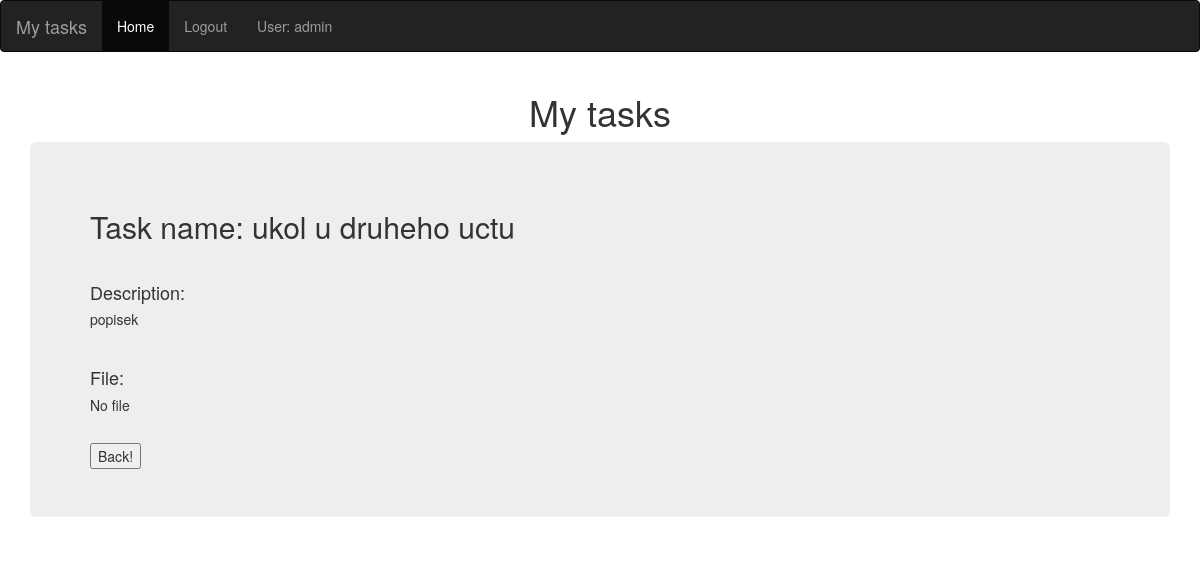
The app's page /detail?id=3 (signed in) with its own data.
### main.py (models this page shows, shortened)
class User(UserMixin, db.Model):
    __tablename__ = "users"
    id = db.Column(db.Integer, primary_key=True)
    username = db.Column(db.String(20), unique=True, nullable=False)
    email = db.Column(db.String(120), unique=True, nullable=False)
    password = db.Column(db.String(60), nullable=False)

class Task(db.Model):
    __tablename__ = "tasks"
    id = db.Column(db.Integer, primary_key=True)
    user_id = db.Column(db.Integer, db.ForeignKey("users.id"))
    title = db.Column(db.String(500), unique=True, nullable=False)
    description = db.Column(db.String(500), nullable=False)
    status = db.Column(db.String(20), nullable=False)
    deadline = db.Column(db.String(30), nullable=False)
    file_path = db.Column(db.String(250), nullable=False)

### main.py (the view)
@app.route("/detail", methods=["GET"])
def detail():
    task_id = request.args.get('id')
    task_selected = Task.query.get(task_id)
    return render_template("detail.html", task=task_selected,
                           current_user=current_user)

### main.py (called while the page is built)
@login_manager.user_loader
def load_user(user_id):
    return User.query.get(int(user_id))

### templates/detail.html
{% extends "base.html" %}
{% block content %}
<h2>Task name: {{task.title}}</h2><br>
<h4>Description: </h4>
<h5>{{task.description}}</h5>
<br>
<h4>File: </h4>
{% if task.file_path=="": %}
<h5>No file</h5>
{% else: %}
<a href="{{ url_for('download_file',file=task.file_path) }}"><h5>Download file</h5></a>
{% endif %}
<br>
<form>
    <input type="button" value="Back!" onclick="history.go(-1)">
</form>
</div>
</div>
{% endblock %}

### templates/base.html (shortened to what this page needs)
<!DOCTYPE html>
<html lang="en">
<head>
    <link rel="stylesheet" href="static/styles.css">
    <link rel="stylesheet"
          href="https://maxcdn.bootstrapcdn.com/bootstrap/3.4.1/css/bootstrap.min.css">
</head>
<body class="my-bg">
<nav class="navbar navbar-inverse">
    <div class="container-fluid">
        <div class="navbar-header">
            <a class="navbar-brand" href="#">My tasks</a>
        </div>
        <ul class="nav navbar-nav">
            <li class="active"><a href="{{ url_for('home')}}">Home</a></li>
            {% if current_user.is_authenticated: %}
            <li><a href="{{ url_for('logout')}}">Logout</a></li>
            <li><a href="#">User: {{current_user.username}}</a></li>
            {% endif %}
        </ul>
    </div>
</nav>
<div class="container ">
    <h1 class="display-3" , style="text-align: center">My tasks</h1>
    <div class="jumbotron my-auto ">
        {% block content %}
        {% endblock %}
</body>
</html>

### records on screen
User: username "admin"
Task: title "ukol u druheho uctu", description "popisek"
